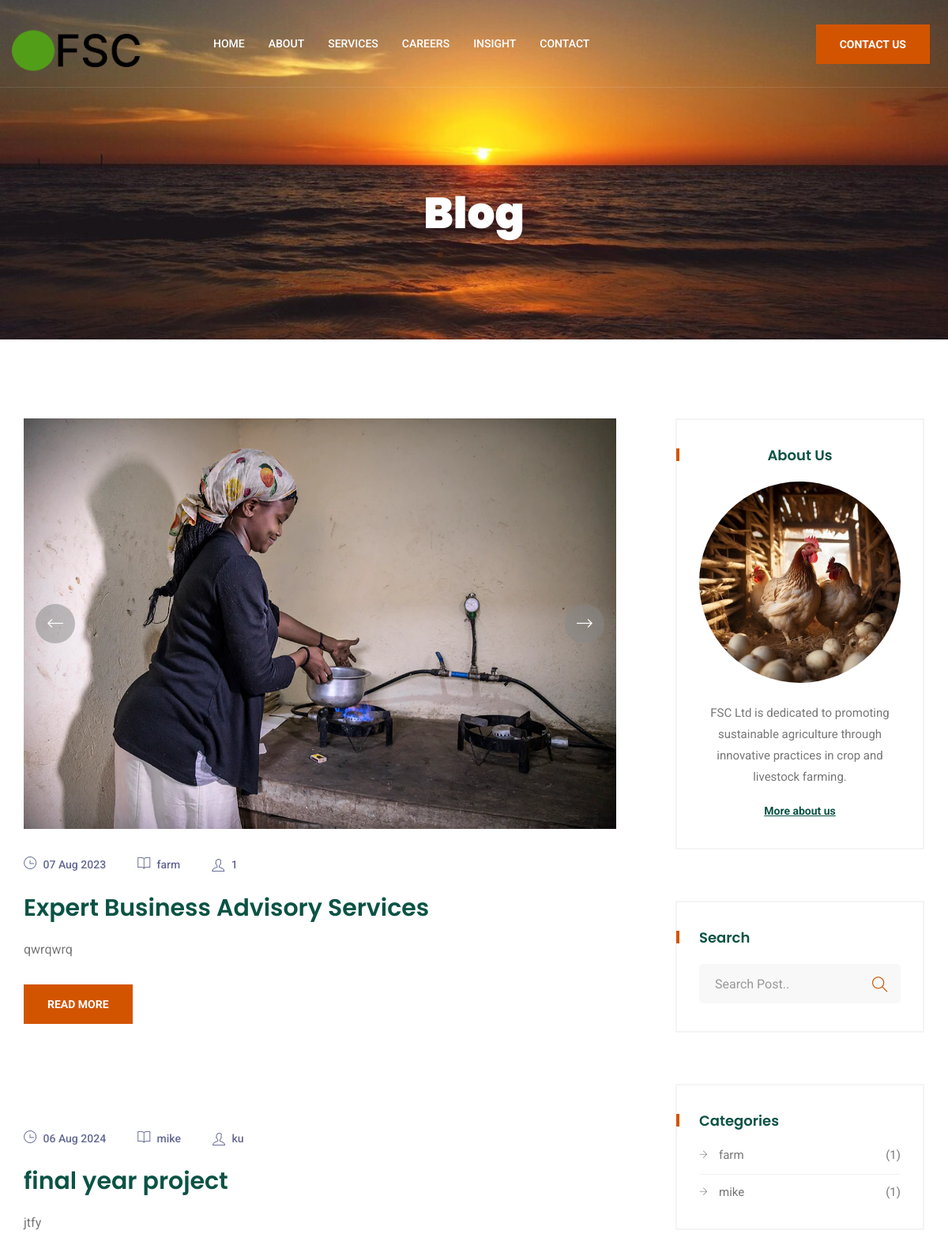
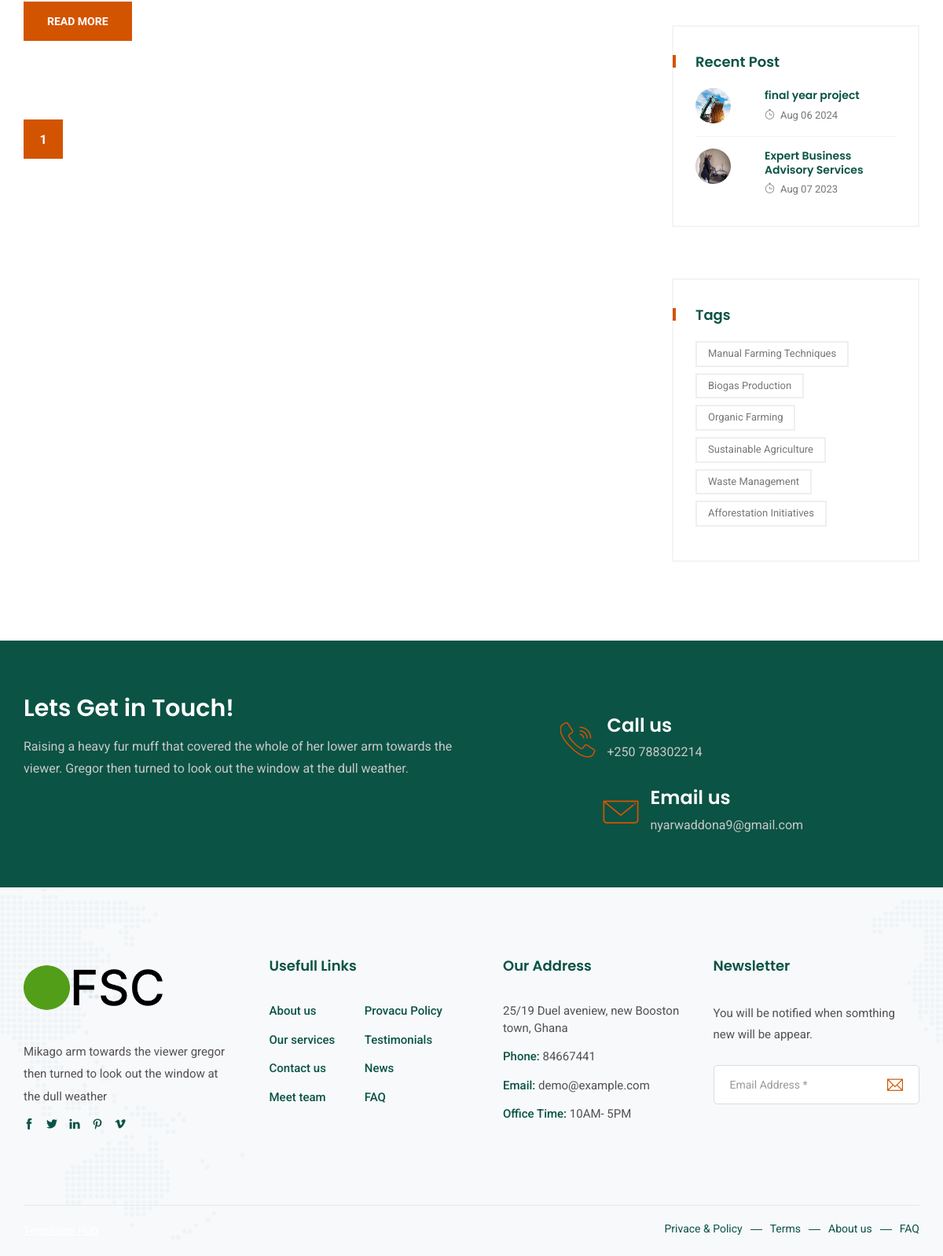
Screenshot of /blog/ with the database file from the repository (2 pictures, top to bottom).
### fsc_app/models.py (models this page shows, shortened)
class CompanyInfo(models.Model):
    logo = models.ImageField(upload_to='logos/', null=True, blank=True)
    phone = models.CharField(max_length=15, null=True, blank=True)
    email = models.EmailField(null=True, blank=True)
    VATnumber = models.CharField(max_length=50, null=True, blank=True)
    location = models.CharField(max_length=200, null=True, blank=True)
    office_time = models.CharField(max_length=100, null=True, blank=True)
    blochure = models.FileField(upload_to='brochures/', null=True, blank=True)
    facebook = models.CharField(max_length=200, null=True, blank=True)
    twitter = models.CharField(max_length=200, null=True, blank=True)
    linkedin = models.CharField(max_length=200, null=True, blank=True)
    pinterest = models.CharField(max_length=200, null=True, blank=True)
    vimo = models.CharField(max_length=200, null=True, blank=True)

class Blog(models.Model):
    image = models.ImageField(upload_to='blog_images/', blank=True, null=True)
    image_two = models.ImageField(upload_to='blog_images/', blank=True, null=True)
    title = models.CharField(max_length=200)
    description = models.TextField()
    subtitle = models.CharField(max_length=200, blank=True, null=True)
    subdescription = models.TextField(blank=True, null=True)
    author = models.CharField(max_length=100)
    date = models.DateField()
    category = models.CharField(max_length=100)
    dailyquote = models.TextField(blank=True, null=True)
    quoteAuthor = models.CharField(max_length=100, blank=True, null=True)
    tags = models.ManyToManyField(Tag, blank=True)

class Tag(models.Model):
    name = models.CharField(max_length=50, unique=True)

### fsc_app/views.py (the view)
# urls.py: path('blog/', views.blog, name='blog'),
def blog(request):
    company_info = CompanyInfo.objects.first()
    blog_list = Blog.objects.all()
    paginator = Paginator(blog_list, 6)  # Show 6 blogs per page.
    page_number = request.GET.get('page')
    blogs = paginator.get_page(page_number)
    categories = Blog.objects.values('category').annotate(count=Count('category')).order_by('category')
    recent_posts = Blog.objects.order_by('-date')[:3]
    tags = tags = Tag.objects.all()[:6]
    return render(request, 'fsc/blog.html', {'company_info': company_info, 'blogs': blogs, 'categories': categories , 'recent_posts': recent_posts, 'tags': tags })

### templates/fsc/blog.html (shortened to what this page needs)
{% load static %}
<!DOCTYPE html>
<html lang="en">
  <head>
    <link href="{% static 'assets/css/themify-icons.css' %}" rel="stylesheet" />
    <link href="{% static 'assets/css/flaticon.css' %}" rel="stylesheet" />
    <link href="{% static 'assets/css/bootstrap.min.css' %}" rel="stylesheet" />
    <link href="{% static 'assets/css/animate.css' %}" rel="stylesheet" />
    <link href="{% static 'assets/css/owl.carousel.css' %}" rel="stylesheet" />
    <link href="{% static 'assets/css/owl.theme.css' %}" rel="stylesheet" />
    <link href="{% static 'assets/css/slick.css' %}" rel="stylesheet" />
    <link href="{% static 'assets/css/slick-theme.css' %}" rel="stylesheet" />
    <link href="{% static 'assets/css/swiper.min.css' %}" rel="stylesheet" />
    <link href="{% static 'assets/css/odometer-theme-default.css' %}" rel="stylesheet" />
    <link href="{% static 'assets/css/owl.transitions.css' %}" rel="stylesheet" />
    <link href="{% static 'assets/css/jquery.fancybox.css' %}" rel="stylesheet" />
    <link href="{% static 'assets/css/style.css' %}" rel="stylesheet" />
</head>
<body>
    <div class="page-wrapper">
      <header id="header" class="site-header header-style-1">
        <nav class="navigation navbar navbar-default">
          <div class="container-fluid">
            <div class="navbar-header">
              {% if company_info.logo %}
                  <a class="navbar-brand" href="{% url 'index' %}">
                      <img src="{{ company_info.logo.url }}" alt="Company Logo" />
                  </a>
              {% else %}
                  <a class="navbar-brand" href="index.html">
                      <img src="{% static 'assets/images/logo-2.png' %}" alt />
                  </a>
              {% endif %}
          </div>
          <div id="navbar" class="navbar-collapse collapse navigation-holder">
              <ul class="nav navbar-nav">
                  <li>
                      <a href="{% url 'index' %}">Home</a>
                  </li>
                  <li><a href="{% url 'about' %}">About</a></li>
                  <li class="menu-item-has-children">
                      <a href="{% url 'services' %}">Services</a>
                  </li>
                  <li>
                      <a href="{% url 'career' %}">Careers</a>
                  </li>
                  <li>
                      <a href="{% url 'blog' %}">Insight</a>
                  </li>
                  <li><a href="{% url 'contact' %}">Contact</a></li>
              </ul>
          </div>
            <div class="search-contact">
              <div class="contact">
                <a href="{% url 'contact' %}" class="theme-btn">Contact us</a>
              </div>
            </div>
          </div>
        </nav>
      </header>
        <section class="page-title">
            <div class="container">
                <div class="row">
                    <div class="col col-xs-12">
                        <h2>Blog</h2>
                    </div>
                </div>
            </div>
        </section>
<section class="blog-pg-section section-padding">
    <div class="container">
        <div class="row">
            <div class="col col-md-8">
                <div class="blog-content">
                    {% for blog in blogs %}
                    <div class="post format-gallery">
                        <div class="entry-media post-slider">
                            {% if blog.image %}
                                <img src="{{ blog.image.url }}"  style="height: 520px;" alt>
                            {% endif %}
                        </div>
                        <ul class="entry-meta">
                            <li><a href="#"><i class="ti-time"></i> {{ blog.date|date:"d M Y" }}</a></li>
                            <li><a href="#"><i class="ti-book"></i> {{ blog.category }}</a></li>
                            <li><a href="#"><i class="ti-user"></i> {{ blog.author }}</a></li>
                        </ul>
                        <h3><a href="{% url 'blogsingle' blog.pk %}">{{ blog.title }}</a></h3>
                        <p>{{ blog.description }}</p>
                        <a href="{% url 'blogsingle' blog.pk %}" class="theme-btn">Read More</a>
                    </div>
                    {% endfor %}
                    <div class="pagination-wrapper pagination-wrapper-left">
                        <ul class="pg-pagination">
                            {% for num in blogs.paginator.page_range %}
                            <li class="{% if blogs.number == num %}active{% endif %}">
                                <a href="?page={{ num }}">{{ num }}</a>
                            </li>
                            {% endfor %}
                        </ul>
                    </div>
                </div>
            </div>
            <div class="col col-md-4">
                <div class="blog-sidebar">
                    <div class="widget about-widget">
                        <h3>About us</h3>
                        <div class="img-holder">
                            <img src="{% static 'assets/images/blog/about-widget.jpg' %}" alt>
                        </div>
                        <p>FSC Ltd is dedicated to promoting sustainable agriculture through innovative practices in crop and livestock farming.</p>
                        <a href="{% url 'about' %}">More about us</a>
                    </div>
                    <div class="widget search-widget">
                        <h3>Search</h3>
                        <form>
                            <div>
                                <input type="text" class="form-control" placeholder="Search Post..">
                                <button type="submit"><i class="ti-search"></i></button>
                            </div>
                        </form>
                    </div>
                    <div class="widget category-widget">
                        <h3>Categories</h3>
                        <ul>
                            {% for category in categories %}
                                <li><a href="#">{{ category.category }} <span>({{ category.count }})</span></a></li>
                            {% endfor %}
                        </ul>
                    </div>
                    <div class="widget recent-post-widget">
                        <h3>Recent post</h3>
                        <div class="posts">
                            {% for post in recent_posts %}
                            <div class="post">
                                <div class="img-holder">
                                    {% if post.image %}
                                    <img src="{{ post.image.url }}" style="height: 45px; width: 45px;" alt="{{ post.title }}">
                                    {% else %}
                                    <img src="assets/images/default-post.jpg" alt="Default Image">
                                    {% endif %}
                                </div>
                                <div class="details">
                                    <h4><a href="{% url 'blogsingle' post.pk %}">{{ post.title }}</a></h4>
                                    <span class="date"><i class="ti-timer"></i>{{ post.date|date:"M d Y" }}</span>
                                </div>
                            </div>
                            {% endfor %}
                        </div>
                    </div>
                    <div class="widget tag-widget">
                        <h3>Tags</h3>
                        <ul>
                            {% for tag in tags %}
                            <li><a href="#">{{ tag.name }}</a></li>
                            {% endfor %}
                        </ul>
                    </div>
                </div>
            </div>
        </div>
    </div>
</section>
        <section class="cta-section">
            <div class="container">
                <div class="row">
                    <div class="col col-lg-6 col-md-6">
                        <div class="cta-text">
                            <h3>Lets Get in Touch!</h3>
                            <p>Raising a heavy fur muff that covered the whole of her lower arm towards the viewer. Gregor then turned to look out the window at the dull weather.</p>
                        </div>
                    </div>
                    <div class="col col-lg-5 col-lg-offset-1 col-md-6">
                        <div class="contact-info">
                            <div>
                              <i class="fi flaticon-call"></i>
                              <h4>Call us</h4>
                              <p>{{ company_info.phone }}</p>
                            </div>
                            <div>
                              <i class="fi flaticon-contact"></i>
                              <h4>Email us</h4>
                              <p>{{ company_info.email }}</p>
                            </div>
                          </div>
                    </div>
                </div>
            </div>
        </section>
        <footer class="site-footer">
            <div class="upper-footer">
                <div class="container">
                    <div class="row">
                        <div class="col col-lg-3 col-md-3 col-sm-6">
                            <div class="widget about-widget">
                                <div class="logo widget-title">
                                    <img src="assets/images/footer-logo.png" alt>
                                </div>
                                <p>Mikago arm towards the viewer gregor then turned to look out the window at the dull weather</p>
                                <div class="social-icons">
                                    <ul>
                                        <li><a href="#"><i class="ti-facebook"></i></a></li>
                                        <li><a href="#"><i class="ti-twitter-alt"></i></a></li>
                                        <li><a href="#"><i class="ti-linkedin"></i></a></li>
                                        <li><a href="#"><i class="ti-pinterest"></i></a></li>
                                        <li><a href="#"><i class="ti-vimeo-alt"></i></a></li>
                                    </ul>
                                </div>
                            </div>
                        </div>
                        <div class="col col-lg-3 col-md-3 col-sm-6">
                            <div class="widget link-widget">
                                <div class="widget-title">
                                    <h3>Usefull Links</h3>
                                </div>
                                <ul>
                                    <li><a href="#">About us</a></li>
                                    <li><a href="#">Our services</a></li>
                                    <li><a href="#">Contact us</a></li>
                                    <li><a href="#">Meet team</a></li>
                                </ul>
                                <ul>
                                    <li><a href="#">Provacu Policy</a></li>
                                    <li><a href="#">Testimonials</a></li>
                                    <li><a href="#">News</a></li>
                                    <li><a href="#">FAQ</a></li>
                                </ul>
                            </div>
                        </div>
                        <div class="col col-lg-3 col-md-3 col-sm-6">
                            <div class="widget contact-widget service-link-widget">
                                <div class="widget-title">
                                    <h3>Our Address</h3>
                                </div>
                                <ul>
                                    <li>25/19 Duel aveniew, new Booston town, Ghana</li>
                                    <li><span>Phone:</span> 84667441</li>
                                    <li><span>Email:</span> demo@example.com</li>
                                    <li><span>Office Time:</span> 10AM- 5PM</li>
                                </ul>
                            </div>
                        </div>
                        <div class="col col-lg-3 col-md-3 col-sm-6">
                            <div class="widget newsletter-widget">
                                <div class="widget-title">
                                    <h3>Newsletter</h3>
                                </div>
                                <p>You will be notified when somthing new will be appear.</p>
                                <form>
                                    <div class="input-1">
                                        <input type="email" class="form-control" placeholder="Email Address *" required>
                                    </div>
                                    <div class="submit clearfix">
                                        <button type="submit"><i class="ti-email"></i></button>
                                    </div>
                                </form>
                            </div>
                        </div>
                    </div>
                </div>
            </div>
            <div class="lower-footer">
                <div class="container">
                    <div class="row">
                        <div class="separator"></div>
                        <div class="col col-xs-12">
                            <p class="copyright"><a href="templateshub.net">Templates Hub</a></p>
                            <div class="extra-link">
                                <ul>
                                    <li><a href="#">Privace & Policy</a></li>
                                    <li><a href="#">Terms</a></li>
                                    <li><a href="#">About us</a></li>
                                    <li><a href="#">FAQ</a></li>
                                </ul>
                            </div>
                        </div>
                    </div>
                </div>
            </div>
        </footer>
    </div>
  </body>
</html>

### rows the page displays
CompanyInfo: logo (picture), phone "+250 788302214", email "nyarwaddona9@gmail.com"
Blog: image (picture), date "07 Aug 2023", category "farm", author "1", title "Expert Business Advisory Services", description "qwrqwrq", date "Aug 07 2023"
Blog: date "06 Aug 2024", category "mike", author "ku", title "final year project", description "jtfy", image (picture), date "Aug 06 2024"
Tag: name "Manual Farming Techniques"
Tag: name "Biogas Production"
Tag: name "Organic Farming"
Tag: name "Sustainable Agriculture"
Tag: name "Waste Management"
Tag: name "Afforestation Initiatives"

### other values shown
{{ num }} "1"
{{ category.category }} "farm" "mike"
{{ category.count }} "1" "1"
